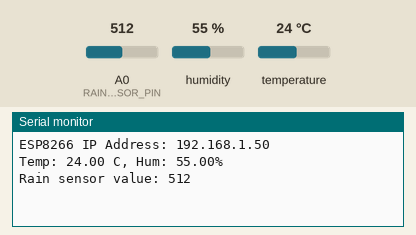
The sketch below on a simulated ESP8266 (NodeMCU). Parts: the last lines printed to the serial monitor. Inputs (shaded band) come from the test bench; at power-on: humidity 55 %, A0 (RAIN_SENSOR_PIN) = 512, temperature 24 °C. WiFi joins after 1.5 s; servers stay silent unless stated.

Above: at 3.0 s.
3.1 s: humidity set to 22 %
At 4.7 s:
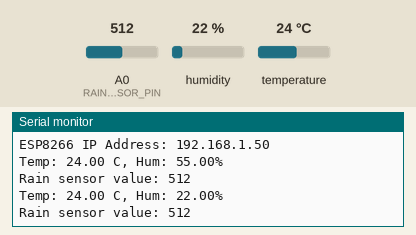
6.2 s: A0 (RAIN_SENSOR_PIN) set to 490
At 7.4 s:
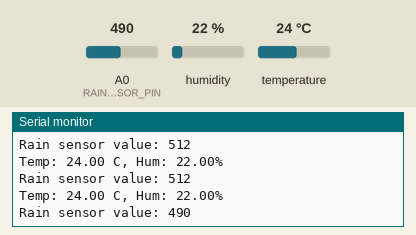
9.3 s: temperature set to 12 °C
At 11.5 s:
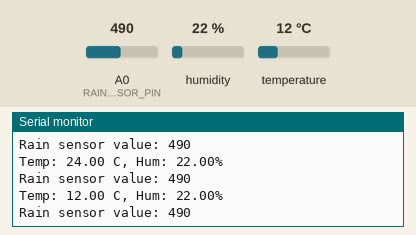
12.4 s: A0 (RAIN_SENSOR_PIN) set to 510
At 14.1 s:
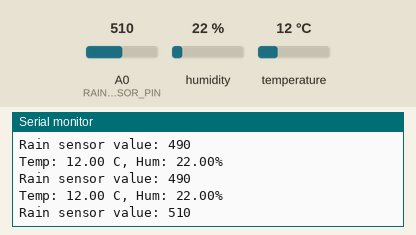
15.5 s: humidity set to 40 %
At 16.8 s:
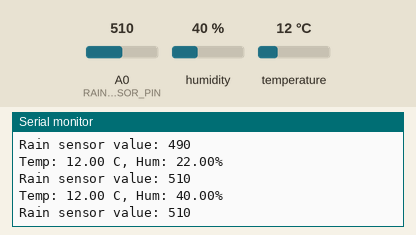
Timing chart, 0 to 18.5 s (numbered marks = the images above; inputs shaded):
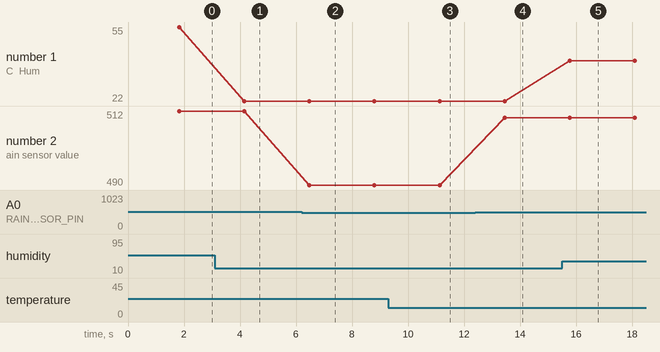

The sketch:

Rain_alert_and_temp_hum_blynk.ino
```cpp
//replace blynk credentials
#define BLYNK_TEMPLATE_ID "TMPL37P25vRkN"
#define BLYNK_TEMPLATE_NAME "Temp and Hum with rain alert"
#define BLYNK_AUTH_TOKEN "JzjBxiWAXLv9FNezwFqYltjP5CgR8Pkt"

#include <SPI.h>
#include <ESP8266WiFi.h>
#include <BlynkSimpleEsp8266.h>

#include <DHTStable.h>
#include <Adafruit_Sensor.h>
#include "DHT.h"

#include "ThingSpeak.h"

#define DPIN 4        //Pin to connect DHT sensor (GPIO number) D2
#define DTYPE DHT11   // Define DHT 11 or DHT22 sensor type
#define MAX_FIELD_TEMP 40
#define MIN_FIELD_HUMIDITY 45

#define BLYNK_PRINT Serial

#define RAIN_SENSOR_PIN A0
#define RAIN_SENSOR_THRESHOLD 500 // adjust this value based on your sensor

char ssid[] = "narzo";
char pass[] = "123456789";

// ThingSpeak settings
unsigned long myChannelNumber = 2656641;  // Replace with your ThingSpeak channel number
const char* myWriteAPIKey = "U1Y9O163FS4BRZWU";  // Replace with your ThingSpeak Write API Key

DHT dht(DPIN,DTYPE);

WiFiClient client;

void setup()
{
  Serial.begin(115200);
  Blynk.begin(BLYNK_AUTH_TOKEN, ssid, pass);
  dht.begin();

  Serial.print("ESP8266 IP Address: ");
  Serial.println(WiFi.localIP());

  // Initialize ThingSpeak
  ThingSpeak.begin(client);

}

void loop()
{

    float tc = dht.readTemperature();  //Read temperature in C
    float hu = dht.readHumidity();          //Read Humidity

    Serial.print("Temp: ");
    Serial.print(tc);
    Serial.print(" C, Hum: ");
    Serial.print(hu);
    Serial.println("%");

    if (tc > MAX_FIELD_TEMP) {
      Blynk.logEvent("maxfieldtemp");   //Blynk notification maximum field temperature
    }
    if (hu < MIN_FIELD_HUMIDITY) {
      Blynk.logEvent("minfieldhumidity");   // Blynk notification minimum field humidity
    }

  int rainValue = analogRead(RAIN_SENSOR_PIN);
  Serial.print("Rain sensor value: ");
  Serial.println(rainValue);

  if (rainValue < RAIN_SENSOR_THRESHOLD) {
    Blynk.logEvent("rainalert");    // Blynk notification rain alert
  }

  Blynk.virtualWrite(V0, tc);
  Blynk.virtualWrite(V1, hu);

  Blynk.run();

  // Set the values to be sent to ThingSpeak
  ThingSpeak.setField(1, tc);  // Field 1 = Temperature
  ThingSpeak.setField(3, hu);     // Field 3 = Humidity

  // Send the data to ThingSpeak
  int statusCode = ThingSpeak.writeFields(myChannelNumber, myWriteAPIKey);


  // Wait for 2 seconds before sending the next update
  delay(2000);

}
```

Measured:
- after the input at 3.1 s, the serial monitor: prints a new line after 1.1 s (image 1)
- after the input at 6.2 s, the serial monitor: prints a new line after 0.28 s (image 2)
- after the input at 9.3 s, the serial monitor: prints a new line after 1.8 s (image 3)
- after the input at 12.4 s, the serial monitor: prints a new line after 1.1 s (image 4)
- after the input at 15.5 s, the serial monitor: prints a new line after 0.27 s (image 5)
- plotted number 1: 55 → 22 after the input at 3.1 s, 22 → 40 after the input at 15.5 s
- plotted number 2: 512 → 490 after the input at 6.2 s, 490 → 510 after the input at 12.4 s
